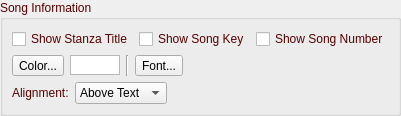
       <widget class="QGroupBox" name="groupBoxSongInfo3">
        <property name="palette">
         <palette>
          <active>
           <colorrole role="WindowText">
            <brush brushstyle="SolidPattern">
             <color alpha="255">
              <red>85</red>
              <green>0</green>
              <blue>0</blue>
             </color>
            </brush>
           </colorrole>
          </active>
          <inactive>
           <colorrole role="WindowText">
            <brush brushstyle="SolidPattern">
             <color alpha="255">
              <red>85</red>
              <green>0</green>
              <blue>0</blue>
             </color>
            </brush>
           </colorrole>
          </inactive>
          <disabled>
           <colorrole role="WindowText">
            <brush brushstyle="SolidPattern">
             <color alpha="255">
              <red>120</red>
              <green>120</green>
              <blue>120</blue>
             </color>
            </brush>
           </colorrole>
          </disabled>
         </palette>
        </property>
        <property name="title">
         <string>Song Information</string>
        </property>
        <layout class="QVBoxLayout" name="verticalLayout_13">
         <property name="leftMargin">
          <number>9</number>
         </property>
         <property name="topMargin">
          <number>9</number>
         </property>
         <property name="rightMargin">
          <number>9</number>
         </property>
         <property name="bottomMargin">
          <number>9</number>
         </property>
         <item>
          <layout class="QHBoxLayout" name="horizontalLayout_28">
           <property name="topMargin">
            <number>0</number>
           </property>
           <property name="bottomMargin">
            <number>0</number>
           </property>
           <item>
            <widget class="QCheckBox" name="checkBoxStanzaTitle3">
             <property name="text">
              <string>Show Stanza Title</string>
             </property>
            </widget>
           </item>
           <item>
            <widget class="QCheckBox" name="checkBoxSongKey3">
             <property name="text">
              <string>Show Song Key</string>
             </property>
            </widget>
           </item>
           <item>
            <widget class="QCheckBox" name="checkBoxSongNumber3">
             <property name="text">
              <string>Show Song Number</string>
             </property>
            </widget>
           </item>
          </layout>
         </item>
         <item>
          <layout class="QHBoxLayout" name="horizontalLayout_30">
           <property name="topMargin">
            <number>0</number>
           </property>
           <property name="bottomMargin">
            <number>0</number>
           </property>
           <item>
            <widget class="QToolButton" name="toolButtonInfoColor3">
             <property name="text">
              <string>Color...</string>
             </property>
            </widget>
           </item>
           <item>
            <widget class="QGraphicsView" name="graphicViewInfoColor3">
             <property name="sizePolicy">
              <sizepolicy hsizetype="Minimum" vsizetype="Fixed">
               <horstretch>0</horstretch>
               <verstretch>0</verstretch>
              </sizepolicy>
             </property>
             <property name="minimumSize">
              <size>
               <width>50</width>
               <height>20</height>
              </size>
             </property>
             <property name="maximumSize">
              <size>
               <width>50</width>
               <height>20</height>
              </size>
             </property>
            </widget>
           </item>
           <item>
            <widget class="Line" name="line_3">
             <property name="orientation">
              <enum>Qt::Vertical</enum>
             </property>
            </widget>
           </item>
           <item>
            <widget class="QToolButton" name="toolButtonInfoFont3">
             <property name="text">
              <string>Font...</string>
             </property>
            </widget>
           </item>
           <item>
            <widget class="QLabel" name="labelInfoFont3">
             <property name="text">
              <string/>
             </property>
            </widget>
           </item>
          </layout>
         </item>
         <item>
          <layout class="QHBoxLayout" name="horizontalLayout_31">
           <property name="topMargin">
            <number>0</number>
           </property>
           <property name="bottomMargin">
            <number>0</number>
           </property>
           <item>
            <widget class="QLabel" name="labelAlingSongInfo3">
             <property name="text">
              <string>Alignment:</string>
             </property>
            </widget>
           </item>
           <item>
            <widget class="QComboBox" name="comboBoxInfoAlign3">
             <property name="minimumSize">
              <size>
               <width>85</width>
               <height>0</height>
              </size>
             </property>
             <item>
              <property name="text">
               <string>Above Text</string>
              </property>
             </item>
             <item>
              <property name="text">
               <string>Below Text</string>
              </property>
             </item>
            </widget>
           </item>
           <item>
            <spacer name="horizontalSpacer_15">
             <property name="orientation">
              <enum>Qt::Horizontal</enum>
             </property>
             <property name="sizeHint" stdset="0">
              <size>
               <width>40</width>
               <height>20</height>
              </size>
             </property>
            </spacer>
           </item>
          </layout>
         </item>
        </layout>
       </widget>
